Frame 1 (no input): blank canvas, image omitted
Frame 60 (no input): blank canvas, image omitted
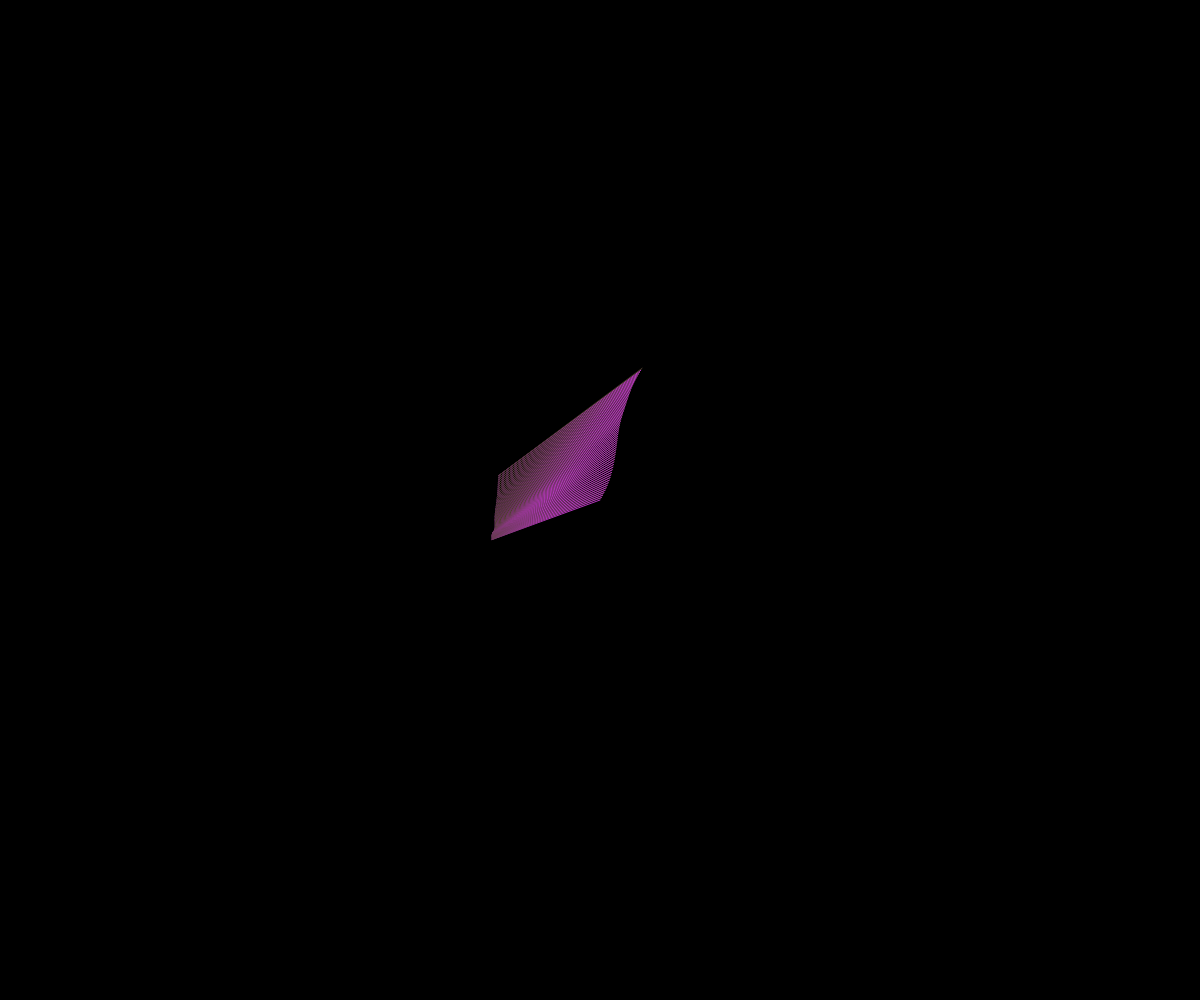
Frame 120 (the mouse pressed at the canvas centre since frame 60)

The p5.js sketch whose frames 1 and 60 were blank and that drew this single picture after the mouse press (run headless with seeded random() and noise() and a simulated clock; from frame 60 on, the mouse is pressed at the canvas centre):

// p5.js sketch
// ── sketch.js
// Connected Nodes Demo
// Evalina Maille

let points = [];

function setup() {
  createCanvas(windowWidth, windowHeight);
  spawnPoint(width/2, height/2);  
  background(0);
}

function spawnPoint(x, y){
  let somePoint = new MovingPoint(x,y); 
  points.push(somePoint); 
}

function draw() {
  //background(0);
  //move and draw lines
  for (let point of points){
    point.update(points);
  }
  //draw circles so they show up on top
  
  for (let point of points){
    //point.display();
  }
}


function mousePressed(){
  spawnPoint(mouseX, mouseY);
}

class MovingPoint {
  constructor(x, y) {
    this.x = x;
    this.y = y;
    this.speed = 5;
    this.radius = 25; 
    this.colour = color(random(255), random(255), random(255));
    this.xTime = random(0, 1000);
    this.yTime = random(0, 1000);
    this.deltaTime = 0.01; 
    this.reach = 250;
    this.minRadius = 15;
    this.maxRadius = 50; 
  }
  display(){
    noStroke();
    fill(this.colour);
    circle(this.x, this.y, this.radius*2);
  }
  
  update(thePoints){
    this.move();
    this.wrapAroundScreen();
    this.connectTo(thePoints);
    this.adjustSizeWithMouse();
  }

  adjustSizeWithMouse(){
    let mouseDistance = dist(this.x, this.y, mouseX, mouseY);
    if (mouseDistance < this.reach){
      let theSize = map(mouseDistance, 0, this.reach, this.maxRadius, this.minRadius); 
      this.radius = theSize;
    }
    else {
      this.radius = this.minRadius;
    }
  }

  move(){
    let dx = noise(this.xTime);
    let dy = noise(this.yTime);

    //scale to the movement speed
    this.dx = map(dx,0, 1, -this.speed, this.speed);
    this.dy = map(dy, 0, 1, -this.speed, this.speed);

    //move point
    this.x += this.dx;
    this.y += this.dy;

    //increment on the time axis
    this.xTime += this.deltaTime;
    this.yTime += this.deltaTime;
  }

  wrapAroundScreen(x, y){
    //Teleport across the screen if you fall off
    if (this.x - this.radius < 0){
      this.x = width - this.radius;
    }
    if (this.x +this.radius > width){
      this.x = this.radius;
    }
    if (this.y + this.radius > height){
      this.y = this.radius;
    }
    if (this.y - this.radius < 0){
      this.y = height - this.radius;
    }
  }

  connectTo(pointsArray){
    for (let otherPoint of pointsArray){
      //avoid drawing line to self 
      if (this !== otherPoint){
        let pointDistance = dist(this.x, this.y, otherPoint.x, otherPoint.y);
        if (pointDistance < this.reach){
          stroke(this.colour); 
          line(this.x, this.y, otherPoint.x, otherPoint.y);
        }
      }
    }
  }

}
